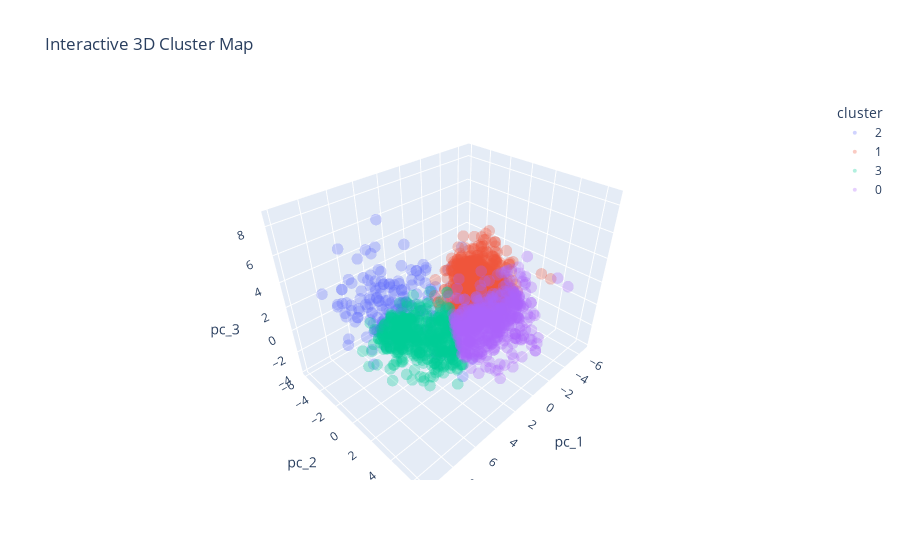

Notebook code cell kept with this figure:
### Code cell
df_pca["cluster"] = pca_pred.astype('str')

fig = px.scatter_3d(
    df_pca,
    x="pc_1",
    y="pc_2",
    z="pc_3",
    color = "cluster",
    title = "Interactive 3D Cluster Map",
    opacity = 0.3
)

fig.update_traces(marker=dict(size=4))
fig.show()

### Figure 1 — Plotly figure (JSON) as saved in the notebook; plotly's stock layout.template omitted (floating-point values rounded to 4 significant figures; data arrays with more than 128 entries replaced by an {"elided": "..."} marker saying what was removed)
{"data": [{"hovertemplate": "cluster=2<br>pc_1=%{x}<br>pc_2=%{y}<br>pc_3=%{z}<extra></extra>", "legendgroup": "2", "marker": {"color": "#636efa", "opacity": 0.3, "size": 4, "symbol": "circle"}, "mode": "markers", "name": "2", "scene": "scene", "showlegend": true, "type": "scatter3d", "x": {"elided": "189 float values"}, "y": {"elided": "189 float values"}, "z": {"elided": "189 float values"}}, {"hovertemplate": "cluster=1<br>pc_1=%{x}<br>pc_2=%{y}<br>pc_3=%{z}<extra></extra>", "legendgroup": "1", "marker": {"color": "#EF553B", "opacity": 0.3, "size": 4, "symbol": "circle"}, "mode": "markers", "name": "1", "scene": "scene", "showlegend": true, "type": "scatter3d", "x": {"elided": "966 float values"}, "y": {"elided": "966 float values"}, "z": {"elided": "966 float values"}}, {"hovertemplate": "cluster=3<br>pc_1=%{x}<br>pc_2=%{y}<br>pc_3=%{z}<extra></extra>", "legendgroup": "3", "marker": {"color": "#00cc96", "opacity": 0.3, "size": 4, "symbol": "circle"}, "mode": "markers", "name": "3", "scene": "scene", "showlegend": true, "type": "scatter3d", "x": {"elided": "537 float values"}, "y": {"elided": "537 float values"}, "z": {"elided": "537 float values"}}, {"hovertemplate": "cluster=0<br>pc_1=%{x}<br>pc_2=%{y}<br>pc_3=%{z}<extra></extra>", "legendgroup": "0", "marker": {"color": "#ab63fa", "opacity": 0.3, "size": 4, "symbol": "circle"}, "mode": "markers", "name": "0", "scene": "scene", "showlegend": true, "type": "scatter3d", "x": {"elided": "540 float values"}, "y": {"elided": "540 float values"}, "z": {"elided": "540 float values"}}], "layout": {"legend": {"title": {"text": "cluster"}, "tracegroupgap": 0}, "scene": {"domain": {"x": [0, 1], "y": [0, 1]}, "xaxis": {"title": {"text": "pc_1"}}, "yaxis": {"title": {"text": "pc_2"}}, "zaxis": {"title": {"text": "pc_3"}}}, "title": {"text": "Interactive 3D Cluster Map"}}}
